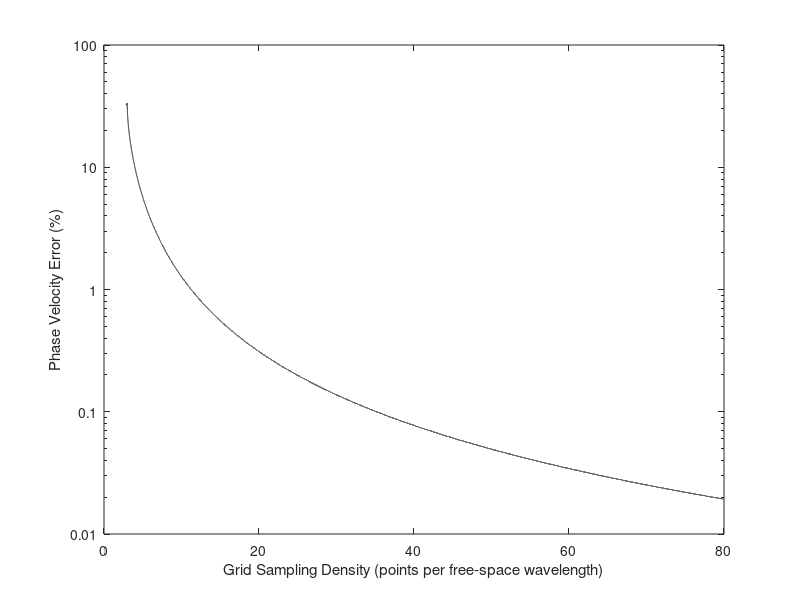

Write the MATLAB code that produced this figure.
S = 1/sqrt(2);
Ntrans = (2 * pi * S) / acos(1 - 2 * S^2);
Nreal = Ntrans:0.001:80;
Vp = ((2 * pi) ./ (Nreal .* acos(1 + 4 * (cos(pi ./ Nreal) - 1))));
error = 1 - Vp;

semilogy(Nreal, real(error) * 100, 'color', 'black')

yticks([0.01 0.1 1 10 100]);
yticklabels({'0.01', '0.1', '1', '10', '100'});

xlabel('Grid Sampling Density (points per free-space wavelength)');
ylabel('Phase Velocity Error (%)');